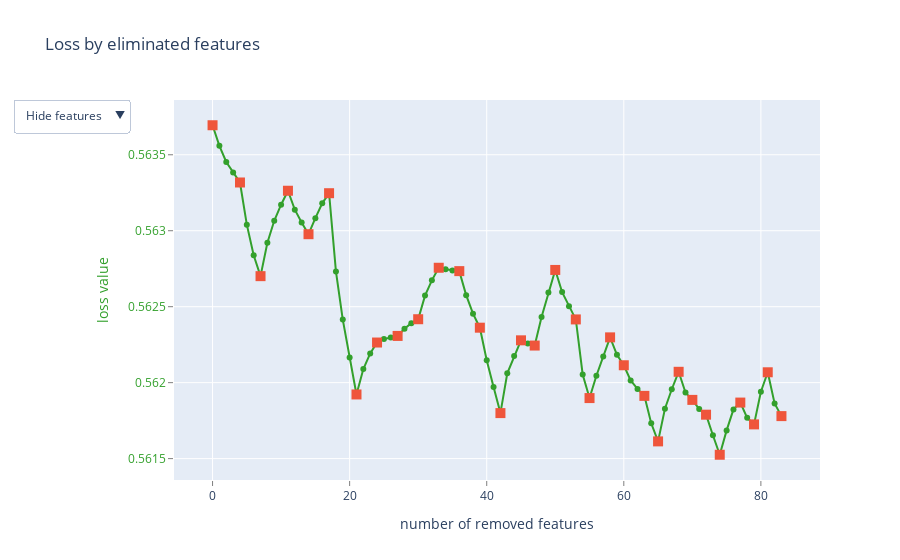

The cell this chart's notebook holds for it:
### Code cell
# цель: убрать лишние признаки, шум, задача-минимум - не потерять в качестве, максимум - повысить качество
# shap-values: оценивает вклад признака в предикт (из теории игр) без привязки к конкретному ml алгоритму
def select_features(X_tr, y_tr, X_vl, y_vl, algorithm: EFeaturesSelectionAlgorithm, steps: int = 1, select=110):
    cat_feats = X_tr.select_dtypes(include=["object", "category"]).columns.tolist()
    train_pool = Pool(X_tr, y_tr, cat_features=cat_feats)
    valid_pool = Pool(X_vl, y_vl, cat_features=cat_feats)
    
    model = CatBoostClassifier(**params)
    summary = model.select_features(
        train_pool,
        eval_set=valid_pool,
        features_for_select=list(range(X_tr.shape[1])),
        num_features_to_select=select,
        steps=steps,
        algorithm=algorithm,
        shap_calc_type=EShapCalcType.Exact,  # утверждается, что данный вариант наиболее точный
        train_final_model=True,
        logging_level='Silent',
        plot=True
    )
    return summary

feature_set = select_features(x_train, y_train, x_valid, y_valid,
                              algorithm=EFeaturesSelectionAlgorithm.RecursiveByShapValues, steps=30)

### Figure 1 — Plotly figure (JSON) as saved in the notebook; plotly's stock layout.template omitted (floating-point values rounded to 4 significant figures)
{"data": [{"line": {"color": "rgb(51,160,44)"}, "mode": "lines+markers", "name": "", "text": ["", "open_loan_median", "active100_age", "overall_worst_overdue_state_12_SUB_is_type_micro_1_DIV_overall_worst_overdue_state_12", "open_sum_12_SUB_isnt_active_1_DIV_open_sum_12", "overall_worst_overdue_state_12_SUB_is_type_micro_12_DIV_overall_worst_overdue_state_12", "overall_worst_overdue_state_12_SUB_is_type_credit_card_100_DIV_overall_worst_overdue_state_12", "mean_delay_100_with_lag", "is_active_12_SUB_age_DIV_is_active_12", "fraction_last_x_1_SUB_is_type_micro_3_DIV_fraction_last_x_1", "ratio_history_100_SUB_is_type_micro_12_DIV_ratio_history_100", "micro_113", "ratio_history_100_SUB_micro_loans_active_100_DIV_ratio_history_100", "open_sum3_12", "overall_worst_overdue_state_12_SUB_count_all_credits_DIV_overall_worst_overdue_state_12", "isnt_active_3_SUB_is_type_credit_card_100_DIV_isnt_active_3", "is_type_micro_3", "overall_worst_overdue_state_12_SUB_ratio_history_12_DIV_overall_worst_overdue_state_12", "fraction_last_x_1_SUB_fraction_last_x_3_DIV_fraction_last_x_1", "count_all_credits", "is_active_type_consumer_12", "open_sum_12", "is_type_consumer_100", "overall_worst_overdue_state_12_SUB_is_type_micro_3_DIV_overall_worst_overdue_state_12", "is_active_1", "micro_loans_active_3", "is_active_type_micro_1", "is_type_micro_1", "open_sum_12_SUB_age_DIV_open_sum_12", "is_active_1_SUB_age_DIV_is_active_1", "is_type_consumer_3_SUB_is_type_credit_card_100_DIV_is_type_consumer_3", "ratio_history_100_SUB_is_type_micro_3_DIV_ratio_history_100", "fraction_last_x_1_SUB_is_type_micro_1_DIV_fraction_last_x_1", "ratio_pattern_len_to_pattern_4", "open_sum_12_SUB_is_type_micro_12_DIV_open_sum_12", "micro_loans_active_1", "overall_worst_overdue_state_12_SUB_isnt_active_1_DIV_overall_worst_overdue_state_12", "is_active_3_SUB_age_DIV_is_active_3", "lastcredit", "is_active_type_micro_100", "micro_loans_active_12", "open_sum_12_SUB_is_type_micro_1_DIV_open_sum_12", "is_active_type_credit_card_12", "ratio_history_100_SUB_is_type_micro_1_DIV_ratio_history_100", "fraction_last_x_1_SUB_is_type_micro_12_DIV_fraction_last_x_1", "open_sum_12_SUB_is_type_credit_card_100_DIV_open_sum_12", "is_active_type_micro_3_SUB_age_DIV_is_active_type_micro_3", "open_sum_12_SUB_count_all_credits_DIV_open_sum_12", "ratio_history_3", "is_type_consumer_1", "is_type_credit_card_12", "isnt_active_3_SUB_isnt_active_1_DIV_isnt_active_3", "isnt_active_3_SUB_is_type_micro_3_DIV_isnt_active_3", "fraction_last_x_12", "is_active_100", "is_type_credit_card_100", "micro_loans_active12_mean", "ratio_history_100_SUB_fraction_last_x_3_DIV_ratio_history_100", "is_active_type_micro_3", "fraction_last_x_1_SUB_count_all_credits_DIV_fraction_last_x_1", "is_active_1_SUB_is_type_credit_card_100_DIV_is_active_1", "ratio_history_100_SUB_is_type_credit_card_100_DIV_ratio_history_100", "is_active_type_micro_3_SUB_fraction_last_x_3_DIV_is_active_type_micro_3", "is_active_3_SUB_fraction_last_x_3_DIV_is_active_3", "last_microloan_openeddt", "open_sum_3", "open_sum_1", "is_type_consumer_3", "is_lost_3", "is_active_12_SUB_fraction_last_x_3_DIV_is_active_12", "is_active_1_SUB_fraction_last_x_3_DIV_is_active_1", "micro_loans_active_100", "active_lost_sd3", "is_active_type_credit_card_1", "fraction_last_x_1_SUB_is_type_credit_card_100_DIV_fraction_last_x_1", "ratio_history_100_SUB_age_DIV_ratio_history_100", "fraction_last_x_3", "ratio_history_100_SUB_ratio_history_12_DIV_ratio_history_100", "is_active_12", "ratio_history_100_SUB_count_all_credits_DIV_ratio_history_100", "is_active_12_SUB_ratio_history_12_DIV_is_active_12", "is_active_3_SUB_ratio_history_12_DIV_is_active_3", "ratio_history_100_SUB_isnt_active_1_DIV_ratio_history_100", "is_active_type_credit_card_100"], "type": "scatter", "x": [0, 1, 2, 3, 4, 5, 6, 7, 8, 9, 10, 11, 12, 13, 14, 15, 16, 17, 18, 19, 20, 21, 22, 23, 24, 25, 26, 27, 28, 29, 30, 31, 32, 33, 34, 35, 36, 37, 38, 39, 40, 41, 42, 43, 44, 45, 46, 47, 48, 49, 50, 51, 52, 53, 54, 55, 56, 57, 58, 59, 60, 61, 62, 63, 64, 65, 66, 67, 68, 69, 70, 71, 72, 73, 74, 75, 76, 77, 78, 79, 80, 81, 82, 83], "y": [0.5637, 0.5636, 0.5635, 0.5634, 0.5633, 0.563, 0.5628, 0.5627, 0.5629, 0.5631, 0.5632, 0.5633, 0.5631, 0.5631, 0.563, 0.5631, 0.5632, 0.5632, 0.5627, 0.5624, 0.5622, 0.5619, 0.5621, 0.5622, 0.5623, 0.5623, 0.5623, 0.5623, 0.5624, 0.5624, 0.5624, 0.5626, 0.5627, 0.5628, 0.5627, 0.5627, 0.5627, 0.5626, 0.5625, 0.5624, 0.5621, 0.562, 0.5618, 0.5621, 0.5622, 0.5623, 0.5623, 0.5622, 0.5624, 0.5626, 0.5627, 0.5626, 0.5625, 0.5624, 0.5621, 0.5619, 0.562, 0.5622, 0.5623, 0.5622, 0.5621, 0.562, 0.562, 0.5619, 0.5617, 0.5616, 0.5618, 0.562, 0.5621, 0.5619, 0.5619, 0.5618, 0.5618, 0.5617, 0.5615, 0.5617, 0.5618, 0.5619, 0.5618, 0.5617, 0.5619, 0.5621, 0.5619, 0.5618]}, {"marker": {"size": 10, "symbol": "square"}, "mode": "markers", "name": "", "text": ["", "open_sum_12_SUB_isnt_active_1_DIV_open_sum_12", "mean_delay_100_with_lag", "micro_113", "overall_worst_overdue_state_12_SUB_count_all_credits_DIV_overall_worst_overdue_state_12", "overall_worst_overdue_state_12_SUB_ratio_history_12_DIV_overall_worst_overdue_state_12", "open_sum_12", "is_active_1", "is_type_micro_1", "is_type_consumer_3_SUB_is_type_credit_card_100_DIV_is_type_consumer_3", "ratio_pattern_len_to_pattern_4", "overall_worst_overdue_state_12_SUB_isnt_active_1_DIV_overall_worst_overdue_state_12", "is_active_type_micro_100", "is_active_type_credit_card_12", "open_sum_12_SUB_is_type_credit_card_100_DIV_open_sum_12", "open_sum_12_SUB_count_all_credits_DIV_open_sum_12", "is_type_credit_card_12", "fraction_last_x_12", "is_type_credit_card_100", "is_active_type_micro_3", "is_active_1_SUB_is_type_credit_card_100_DIV_is_active_1", "is_active_3_SUB_fraction_last_x_3_DIV_is_active_3", "open_sum_3", "is_lost_3", "is_active_1_SUB_fraction_last_x_3_DIV_is_active_1", "active_lost_sd3", "fraction_last_x_1_SUB_is_type_credit_card_100_DIV_fraction_last_x_1", "ratio_history_100_SUB_ratio_history_12_DIV_ratio_history_100", "ratio_history_100_SUB_count_all_credits_DIV_ratio_history_100", "is_active_3_SUB_ratio_history_12_DIV_is_active_3", "is_active_type_credit_card_100"], "type": "scatter", "x": [0, 4, 7, 11, 14, 17, 21, 24, 27, 30, 33, 36, 39, 42, 45, 47, 50, 53, 55, 58, 60, 63, 65, 68, 70, 72, 74, 77, 79, 81, 83], "y": [0.5637, 0.5633, 0.5627, 0.5633, 0.563, 0.5632, 0.5619, 0.5623, 0.5623, 0.5624, 0.5628, 0.5627, 0.5624, 0.5618, 0.5623, 0.5622, 0.5627, 0.5624, 0.5619, 0.5623, 0.5621, 0.5619, 0.5616, 0.5621, 0.5619, 0.5618, 0.5615, 0.5619, 0.5617, 0.5621, 0.5618]}, {"mode": "text", "name": "", "text": ["", "4", "72", "99", "143", "102", "101", "32", "155", "166", "132", "85", "124", "78", "97", "141", "58", "98", "170", "37", "54", "10", "45", "96", "19", "18", "67", "64", "145", "175", "191", "126", "169", "41", "152", "23", "93", "105", "1", "49", "13", "149", "53", "129", "172", "151", "115", "147", "28", "63", "50", "133", "136", "27", "5", "44", "76", "130", "61", "167", "181", "131", "120", "110", "43", "15", "20", "57", "17", "160", "180", "8", "92", "65", "171", "125", "29", "128", "9", "127", "158", "108", "123", "47"], "textfont": {"color": "rgb(51,160,44)", "family": "sans serif", "size": 18}, "textposition": "bottom center", "type": "scatter", "visible": false, "x": [0, 1, 2, 3, 4, 5, 6, 7, 8, 9, 10, 11, 12, 13, 14, 15, 16, 17, 18, 19, 20, 21, 22, 23, 24, 25, 26, 27, 28, 29, 30, 31, 32, 33, 34, 35, 36, 37, 38, 39, 40, 41, 42, 43, 44, 45, 46, 47, 48, 49, 50, 51, 52, 53, 54, 55, 56, 57, 58, 59, 60, 61, 62, 63, 64, 65, 66, 67, 68, 69, 70, 71, 72, 73, 74, 75, 76, 77, 78, 79, 80, 81, 82, 83], "y": [0.5637, 0.5636, 0.5635, 0.5634, 0.5633, 0.563, 0.5628, 0.5627, 0.5629, 0.5631, 0.5632, 0.5633, 0.5631, 0.5631, 0.563, 0.5631, 0.5632, 0.5632, 0.5627, 0.5624, 0.5622, 0.5619, 0.5621, 0.5622, 0.5623, 0.5623, 0.5623, 0.5623, 0.5624, 0.5624, 0.5624, 0.5626, 0.5627, 0.5628, 0.5627, 0.5627, 0.5627, 0.5626, 0.5625, 0.5624, 0.5621, 0.562, 0.5618, 0.5621, 0.5622, 0.5623, 0.5623, 0.5622, 0.5624, 0.5626, 0.5627, 0.5626, 0.5625, 0.5624, 0.5621, 0.5619, 0.562, 0.5622, 0.5623, 0.5622, 0.5621, 0.562, 0.562, 0.5619, 0.5617, 0.5616, 0.5618, 0.562, 0.5621, 0.5619, 0.5619, 0.5618, 0.5618, 0.5617, 0.5615, 0.5617, 0.5618, 0.5619, 0.5618, 0.5617, 0.5619, 0.5621, 0.5619, 0.5618]}, {"mode": "text", "name": "", "text": ["", "open_loan_median", "active100_age", "overall_worst_overdue_state_12_SUB_is_type_micro_1_DIV_overall_worst_overdue_state_12", "open_sum_12_SUB_isnt_active_1_DIV_open_sum_12", "overall_worst_overdue_state_12_SUB_is_type_micro_12_DIV_overall_worst_overdue_state_12", "overall_worst_overdue_state_12_SUB_is_type_credit_card_100_DIV_overall_worst_overdue_state_12", "mean_delay_100_with_lag", "is_active_12_SUB_age_DIV_is_active_12", "fraction_last_x_1_SUB_is_type_micro_3_DIV_fraction_last_x_1", "ratio_history_100_SUB_is_type_micro_12_DIV_ratio_history_100", "micro_113", "ratio_history_100_SUB_micro_loans_active_100_DIV_ratio_history_100", "open_sum3_12", "overall_worst_overdue_state_12_SUB_count_all_credits_DIV_overall_worst_overdue_state_12", "isnt_active_3_SUB_is_type_credit_card_100_DIV_isnt_active_3", "is_type_micro_3", "overall_worst_overdue_state_12_SUB_ratio_history_12_DIV_overall_worst_overdue_state_12", "fraction_last_x_1_SUB_fraction_last_x_3_DIV_fraction_last_x_1", "count_all_credits", "is_active_type_consumer_12", "open_sum_12", "is_type_consumer_100", "overall_worst_overdue_state_12_SUB_is_type_micro_3_DIV_overall_worst_overdue_state_12", "is_active_1", "micro_loans_active_3", "is_active_type_micro_1", "is_type_micro_1", "open_sum_12_SUB_age_DIV_open_sum_12", "is_active_1_SUB_age_DIV_is_active_1", "is_type_consumer_3_SUB_is_type_credit_card_100_DIV_is_type_consumer_3", "ratio_history_100_SUB_is_type_micro_3_DIV_ratio_history_100", "fraction_last_x_1_SUB_is_type_micro_1_DIV_fraction_last_x_1", "ratio_pattern_len_to_pattern_4", "open_sum_12_SUB_is_type_micro_12_DIV_open_sum_12", "micro_loans_active_1", "overall_worst_overdue_state_12_SUB_isnt_active_1_DIV_overall_worst_overdue_state_12", "is_active_3_SUB_age_DIV_is_active_3", "lastcredit", "is_active_type_micro_100", "micro_loans_active_12", "open_sum_12_SUB_is_type_micro_1_DIV_open_sum_12", "is_active_type_credit_card_12", "ratio_history_100_SUB_is_type_micro_1_DIV_ratio_history_100", "fraction_last_x_1_SUB_is_type_micro_12_DIV_fraction_last_x_1", "open_sum_12_SUB_is_type_credit_card_100_DIV_open_sum_12", "is_active_type_micro_3_SUB_age_DIV_is_active_type_micro_3", "open_sum_12_SUB_count_all_credits_DIV_open_sum_12", "ratio_history_3", "is_type_consumer_1", "is_type_credit_card_12", "isnt_active_3_SUB_isnt_active_1_DIV_isnt_active_3", "isnt_active_3_SUB_is_type_micro_3_DIV_isnt_active_3", "fraction_last_x_12", "is_active_100", "is_type_credit_card_100", "micro_loans_active12_mean", "ratio_history_100_SUB_fraction_last_x_3_DIV_ratio_history_100", "is_active_type_micro_3", "fraction_last_x_1_SUB_count_all_credits_DIV_fraction_last_x_1", "is_active_1_SUB_is_type_credit_card_100_DIV_is_active_1", "ratio_history_100_SUB_is_type_credit_card_100_DIV_ratio_history_100", "is_active_type_micro_3_SUB_fraction_last_x_3_DIV_is_active_type_micro_3", "is_active_3_SUB_fraction_last_x_3_DIV_is_active_3", "last_microloan_openeddt", "open_sum_3", "open_sum_1", "is_type_consumer_3", "is_lost_3", "is_active_12_SUB_fraction_last_x_3_DIV_is_active_12", "is_active_1_SUB_fraction_last_x_3_DIV_is_active_1", "micro_loans_active_100", "active_lost_sd3", "is_active_type_credit_card_1", "fraction_last_x_1_SUB_is_type_credit_card_100_DIV_fraction_last_x_1", "ratio_history_100_SUB_age_DIV_ratio_history_100", "fraction_last_x_3", "ratio_history_100_SUB_ratio_history_12_DIV_ratio_history_100", "is_active_12", "ratio_history_100_SUB_count_all_credits_DIV_ratio_history_100", "is_active_12_SUB_ratio_history_12_DIV_is_active_12", "is_active_3_SUB_ratio_history_12_DIV_is_active_3", "ratio_history_100_SUB_isnt_active_1_DIV_ratio_history_100", "is_active_type_credit_card_100"], "textfont": {"color": "rgb(51,160,44)", "family": "sans serif", "size": 18}, "textposition": "bottom center", "type": "scatter", "visible": false, "x": [0, 1, 2, 3, 4, 5, 6, 7, 8, 9, 10, 11, 12, 13, 14, 15, 16, 17, 18, 19, 20, 21, 22, 23, 24, 25, 26, 27, 28, 29, 30, 31, 32, 33, 34, 35, 36, 37, 38, 39, 40, 41, 42, 43, 44, 45, 46, 47, 48, 49, 50, 51, 52, 53, 54, 55, 56, 57, 58, 59, 60, 61, 62, 63, 64, 65, 66, 67, 68, 69, 70, 71, 72, 73, 74, 75, 76, 77, 78, 79, 80, 81, 82, 83], "y": [0.5637, 0.5636, 0.5635, 0.5634, 0.5633, 0.563, 0.5628, 0.5627, 0.5629, 0.5631, 0.5632, 0.5633, 0.5631, 0.5631, 0.563, 0.5631, 0.5632, 0.5632, 0.5627, 0.5624, 0.5622, 0.5619, 0.5621, 0.5622, 0.5623, 0.5623, 0.5623, 0.5623, 0.5624, 0.5624, 0.5624, 0.5626, 0.5627, 0.5628, 0.5627, 0.5627, 0.5627, 0.5626, 0.5625, 0.5624, 0.5621, 0.562, 0.5618, 0.5621, 0.5622, 0.5623, 0.5623, 0.5622, 0.5624, 0.5626, 0.5627, 0.5626, 0.5625, 0.5624, 0.5621, 0.5619, 0.562, 0.5622, 0.5623, 0.5622, 0.5621, 0.562, 0.562, 0.5619, 0.5617, 0.5616, 0.5618, 0.562, 0.5621, 0.5619, 0.5619, 0.5618, 0.5618, 0.5617, 0.5615, 0.5617, 0.5618, 0.5619, 0.5618, 0.5617, 0.5619, 0.5621, 0.5619, 0.5618]}], "layout": {"showlegend": false, "title": {"text": "Loss by eliminated features"}, "updatemenus": [{"active": 0, "buttons": [{"args": [{"visible": [true, true, false, false]}], "label": "Hide features", "method": "update"}, {"args": [{"visible": [true, true, true, false]}], "label": "Show indices", "method": "update"}, {"args": [{"visible": [true, true, false, true]}], "label": "Show names", "method": "update"}], "pad": {"r": 10, "t": 10}, "showactive": true, "x": -0.25, "xanchor": "left", "y": 1.03, "yanchor": "top"}], "xaxis": {"gridcolor": "rgb(255,255,255)", "showgrid": true, "showline": false, "showticklabels": true, "tickcolor": "rgb(127,127,127)", "ticks": "outside", "title": {"text": "number of removed features"}, "zeroline": false}, "yaxis": {"gridcolor": "rgb(255,255,255)", "showgrid": true, "showline": false, "showticklabels": true, "tickcolor": "rgb(127,127,127)", "tickfont": {"color": "rgb(51,160,44)"}, "ticks": "outside", "title": {"font": {"color": "rgb(51,160,44)"}, "text": "loss value"}, "zeroline": false}}}
